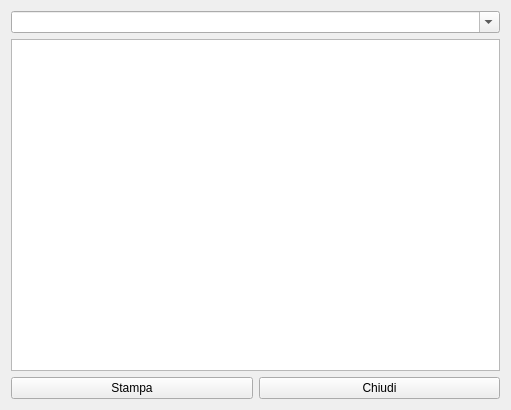
<?xml version="1.0" encoding="UTF-8"?>
<ui version="4.0">
 <class>HRecipesForClient</class>
 <widget class="QWidget" name="HRecipesForClient">
  <property name="geometry">
   <rect>
    <x>0</x>
    <y>0</y>
    <width>511</width>
    <height>410</height>
   </rect>
  </property>
  <property name="windowTitle">
   <string>Clienti per ricetta</string>
  </property>
  <property name="windowIcon">
   <iconset resource="icons.qrc">
    <normaloff>:/Resources/Link64.png</normaloff>:/Resources/Link64.png</iconset>
  </property>
  <layout class="QVBoxLayout" name="verticalLayout">
   <item>
    <widget class="QComboBox" name="cbRecipes">
     <property name="editable">
      <bool>true</bool>
     </property>
     <property name="insertPolicy">
      <enum>QComboBox::NoInsert</enum>
     </property>
    </widget>
   </item>
   <item>
    <widget class="QTableView" name="tvClients">
     <property name="editTriggers">
      <set>QAbstractItemView::NoEditTriggers</set>
     </property>
     <property name="alternatingRowColors">
      <bool>true</bool>
     </property>
     <property name="selectionMode">
      <enum>QAbstractItemView::SingleSelection</enum>
     </property>
     <property name="selectionBehavior">
      <enum>QAbstractItemView::SelectRows</enum>
     </property>
    </widget>
   </item>
   <item>
    <layout class="QHBoxLayout" name="horizontalLayout">
     <item>
      <widget class="QPushButton" name="pbPrint">
       <property name="text">
        <string>Stampa</string>
       </property>
       <property name="icon">
        <iconset resource="icons.qrc">
         <normaloff>:/Resources/print-icon.png</normaloff>:/Resources/print-icon.png</iconset>
       </property>
       <property name="iconSize">
        <size>
         <width>32</width>
         <height>32</height>
        </size>
       </property>
      </widget>
     </item>
     <item>
      <widget class="QPushButton" name="pbClose">
       <property name="text">
        <string>Chiudi</string>
       </property>
       <property name="icon">
        <iconset resource="icons.qrc">
         <normaloff>:/Resources/Actions-window-close-icon.png</normaloff>:/Resources/Actions-window-close-icon.png</iconset>
       </property>
       <property name="iconSize">
        <size>
         <width>32</width>
         <height>32</height>
        </size>
       </property>
      </widget>
     </item>
    </layout>
   </item>
  </layout>
 </widget>
 <resources>
  <include location="icons.qrc"/>
 </resources>
 <connections/>
</ui>
